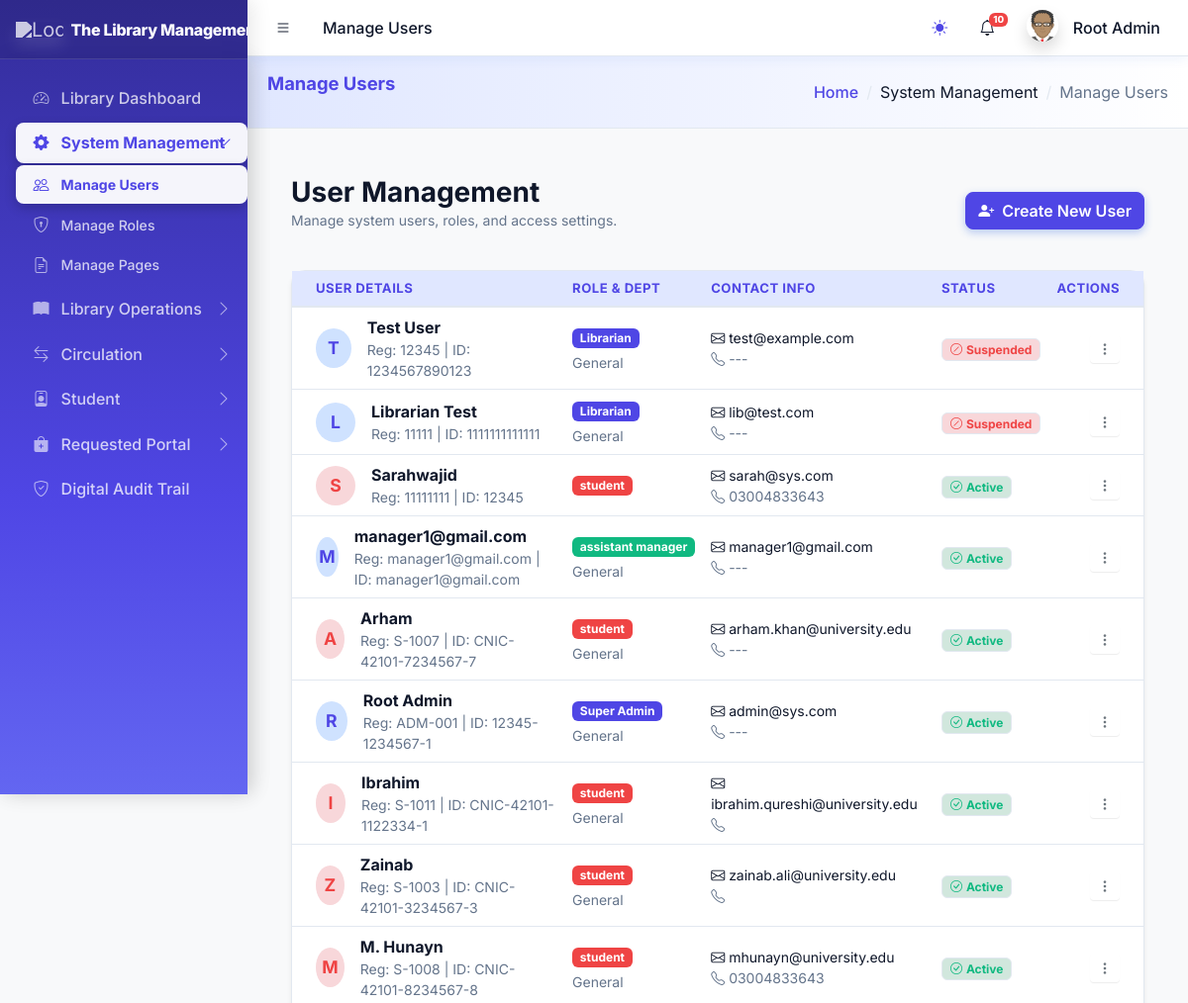
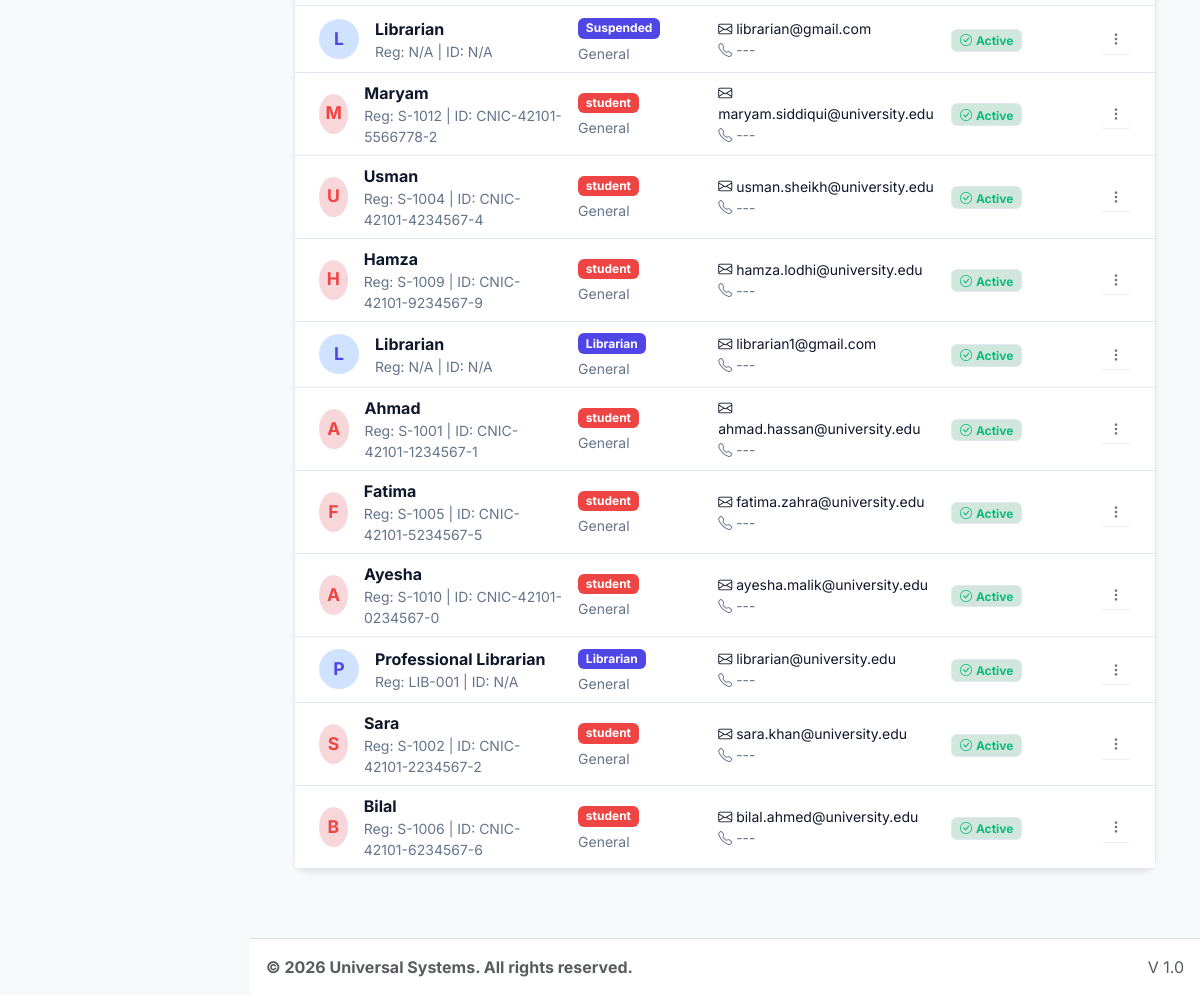
/dashboards/super_admin/manage_users.php (signed in), run on the app's committed database (2 pictures, top to bottom).
### tables this page shows
CREATE TABLE `sys_pages` (
  `id` int(11) NOT NULL,
  `parent_id` int(11) DEFAULT 0,
  `page_name` varchar(100) NOT NULL,
  `page_url` varchar(255) DEFAULT '#',
  `icon_class` varchar(50) DEFAULT 'bi bi-circle',
  `sort_order` int(11) DEFAULT 0
);

CREATE TABLE `users` (
  `id` int(11) NOT NULL,
  `name` varchar(100) NOT NULL,
  `email` varchar(100) NOT NULL,
  `avatar` varchar(255) DEFAULT NULL,
  `phone` varchar(20) DEFAULT NULL,
  `password` varchar(255) NOT NULL,
  `role` varchar(50) NOT NULL,
  `department` varchar(100) DEFAULT 'General',
  `identity_no` varchar(50) DEFAULT NULL,
  `fines` decimal(10,2) DEFAULT 0.00,
  `borrow_limit` int(11) DEFAULT 5,
  `registration_no` varchar(50) DEFAULT NULL,
  `is_active` tinyint(1) DEFAULT 1,
  `created_at` timestamp NOT NULL DEFAULT current_timestamp()
);

CREATE TABLE `sys_roles` (
  `id` int(11) NOT NULL,
  `role_name` varchar(50) NOT NULL,
  `role_key` varchar(50) NOT NULL,
  `is_system_role` tinyint(1) DEFAULT 0 COMMENT '1=Cannot Delete'
);

### core/library_functions.php (called while the page is built, shortened)
<?php
class Library {
    private $pdo;
    public function __construct($pdo) {
        $this->pdo = $pdo;
    }
    public function getUnreadNotifications($userId, $limit = 10) {
        try {
            $stmt = $this->pdo->prepare("SELECT * FROM lib_notifications WHERE user_id = ? AND is_read = 0 ORDER BY created_at DESC LIMIT ?");
            $stmt->bindValue(1, $userId, PDO::PARAM_INT);
            $stmt->bindValue(2, (int)$limit, PDO::PARAM_INT);
            $stmt->execute();
            return $stmt->fetchAll();
        } catch (PDOException $e) { return []; }
    }
}
?>

### core/session.php (called while the page is built, shortened)
<?php
function getRoleBadgeColor($roleName) {
    $colors = ['primary', 'secondary', 'success', 'danger', 'warning', 'info', 'dark'];
    $index = crc32($roleName) % count($colors);
    return 'text-bg-' . $colors[$index];
}
?>

### dashboards/super_admin/manage_users.php (the view, shortened to what this page needs)
<?php
require_once '../../includes/header.php';
?>
<div class="container-fluid px-4 mt-4">
    <div class="row mb-4 align-items-center">
        <div class="col-md-6">
            <h1 class="h3 mb-0 text-gray-800">User Management</h1>
            <p class="text-muted small">Manage system users, roles, and access settings.</p>
        </div>
        <div class="col-md-6 text-end">
            <button class="btn btn-primary" data-bs-toggle="modal" data-bs-target="#addUserModal">
                <i class="bi bi-person-plus-fill me-2"></i>Create New User
            </button>
        </div>
    </div>
    <div class="card shadow-sm border-0 mb-4">
        <div class="card-body p-0">
            <div class="table-responsive">
                <table class="table table-hover align-middle mb-0">
                    <thead class="bg-light text-muted small text-uppercase fw-bold">
                        <tr>
                            <th class="ps-4">User Details</th>
                            <th>Role & Dept</th>
                            <th>Contact Info</th>
                            <th>Status</th>
                            <th class="text-end pe-4">Actions</th>
                        </tr>
                    </thead>
                    <tbody>
                        <?php
                        $users = $pdo->query("SELECT u.*, r.role_name FROM users u JOIN sys_roles r ON u.role = r.role_key ORDER BY u.created_at DESC");
                        while($u = $users->fetch()):
                            $badgeClass = getRoleBadgeColor($u['role_name']);
                        ?>
                        <tr>
                            <td class="ps-4">
                                <div class="d-flex align-items-center">
                                    <div class="avatar-circle me-3 bg-<?= str_contains($badgeClass, 'danger') ? 'danger' : (str_contains($badgeClass, 'warning') ? 'warning' : 'primary') ?>-subtle text-<?= str_contains($badgeClass, 'danger') ? 'danger' : (str_contains($badgeClass, 'warning') ? 'warning' : 'primary') ?>">
                                        <?= strtoupper(substr($u['name'] ?? 'U', 0, 1)) ?>
                                    </div>
                                    <div>
                                        <div class="fw-bold text-dark"><?= htmlspecialchars($u['name']) ?></div>
                                        <div class="text-muted small">Reg: <?= htmlspecialchars($u['registration_no'] ?? 'N/A') ?> | ID: <?= htmlspecialchars($u['identity_no'] ?? 'N/A') ?></div>
                                    </div>
                                </div>
                            </td>
                            <td>
                                <span class="badge <?= $badgeClass ?> mb-1 d-inline-block"><?= htmlspecialchars($u['role_name']) ?></span>
                                <div class="small text-muted"><?= htmlspecialchars($u['department']) ?></div>
                            </td>
                            <td>
                                <div class="small"><i class="bi bi-envelope me-1"></i><?= htmlspecialchars($u['email']) ?></div>
                                <div class="small text-muted"><i class="bi bi-telephone me-1"></i><?= htmlspecialchars($u['phone'] ?? '---') ?></div>
                            </td>
                            <td>
                                <?php if ($u['is_active']): ?>
                                    <span class="badge bg-success-subtle text-success border border-success-subtle px-2">
                                        <i class="bi bi-check-circle me-1"></i>Active
                                    </span>
                                <?php else: ?>
                                    <span class="badge bg-danger-subtle text-danger border border-danger-subtle px-2">
                                        <i class="bi bi-slash-circle me-1"></i>Suspended
                                    </span>
                                <?php endif; ?>
                            </td>
                            <td class="text-end pe-4">
                                <div class="dropdown">
                                    <button class="btn btn-sm btn-icon" data-bs-toggle="dropdown">
                                        <i class="bi bi-three-dots-vertical"></i>
                                    </button>
                                </div>
                            </td>
                        </tr>
                        <?php endwhile; ?>
                    </tbody>
                </table>
            </div>
        </div>
    </div>
</div>
<?php require_once '../../includes/footer.php'; ?>

### includes/header.php (shortened to what this page needs)
<?php
require_once __DIR__ . '/../core/session.php';
$settings = [];
$stmt = $pdo->query("SELECT * FROM system_settings");
while ($row = $stmt->fetch()) {
    $settings[$row['setting_key']] = $row['setting_value'];
}
$current_url = substr($_SERVER['SCRIPT_NAME'], strlen('/universal/'));
$pageStmt = $pdo->prepare("SELECT * FROM sys_pages WHERE page_url LIKE ? LIMIT 1");
$pageStmt->execute(["%$current_url%"]);
$currentPageData = $pageStmt->fetch();
$pageTitle = $currentPageData['page_name'] ?? 'Dashboard';
$pageId = $currentPageData['id'] ?? 0;
$breadcrumbs = [];
if ($currentPageData && isset($currentPageData['id'])) {
    $crumbId = $currentPageData['id'];
    $safety_counter = 0;
    while($crumbId != 0 && $safety_counter < 10) {
        $safety_counter++;
        $crumbStmt = $pdo->prepare("SELECT id, parent_id, page_name, page_url FROM sys_pages WHERE id = ?");
        $crumbStmt->execute([$crumbId]);
        $crumb = $crumbStmt->fetch(PDO::FETCH_ASSOC);
        if ($crumb && is_array($crumb)) {
            array_unshift($breadcrumbs, $crumb);
            $crumbId = (int)$crumb['parent_id'];
        } else {
            break;
        }
    }
}
?>
<!DOCTYPE html>
<html lang="en"> <head>
    <link rel="stylesheet" href="<?= BASE_URL ?>assets/css/bootstrap.min.css" />
    <link rel="stylesheet" href="<?= BASE_URL ?>assets/css/bootstrap-icons.css" />
    <link rel="stylesheet" href="<?= BASE_URL ?>assets/css/adminlte.min.css" />
    <link rel="stylesheet" href="<?= BASE_URL ?>assets/css/theme.css?v=8.0" />
    <?php
    require_once __DIR__ . '/../core/library_functions.php';
    $lib = new Library($pdo);
    $unreadNotifs = $lib->getUnreadNotifications($_SESSION['user_id']);
    $unreadCount = count($unreadNotifs);
    ?>
</head>
<body class="layout-fixed sidebar-expand-lg bg-body-tertiary">
<div class="app-wrapper">
    <nav class="app-header navbar navbar-expand bg-body">
        <div class="container-fluid">
            <ul class="navbar-nav">
                <li class="nav-item"> <a class="nav-link" id="sidebar-toggle-btn" data-lte-toggle="sidebar" href="#" role="button"><i class="bi bi-list"></i></a> </li>
                <li class="nav-item d-none d-md-block"> <a href="#" class="nav-link"><?= $pageTitle ?></a> </li>
            </ul>
            <ul class="navbar-nav ms-auto">
                 <li class="nav-item">
                    <button class="btn btn-link nav-link" id="theme-toggle" type="button">
                        <i class="bi bi-sun-fill" id="theme-icon"></i>
                    </button>
                </li>
                <li class="nav-item dropdown">
                    <a class="nav-link" data-bs-toggle="dropdown" href="#" aria-expanded="false">
                        <i class="bi bi-bell"></i>
                        <?php if($unreadCount > 0): ?>
                            <span class="navbar-badge badge text-bg-danger" style="font-size: 0.6rem; padding: 2px 4px;"><?= $unreadCount ?></span>
                        <?php endif; ?>
                    </a>
                </li>
                <li class="nav-item dropdown user-menu">
                    <a href="#" class="nav-link dropdown-toggle" data-bs-toggle="dropdown">
                        <img src="<?= !empty($_SESSION['avatar']) ? $_SESSION['avatar'] : BASE_URL.'assets/img/avatar.png' ?>" class="user-image rounded-circle shadow" alt="User Image">
                        <span class="d-none d-md-inline ms-1"><?= htmlspecialchars($_SESSION['name']) ?></span>
                    </a>
                </li>
            </ul>
        </div>
    </nav>
    <?php include 'sidebar.php'; ?>
    <main class="app-main">
        <div class="app-content-header">
            <div class="container-fluid">
                <div class="row">
                    <div class="col-sm-6"><h3 class="mb-0"><?= $pageTitle ?></h3></div>
                    <div class="col-sm-6">
                        <ol class="breadcrumb float-sm-end">
                            <li class="breadcrumb-item"><a href="<?= BASE_URL ?>">Home</a></li>
                            <?php foreach($breadcrumbs as $b): if($b): ?>
                                <li class="breadcrumb-item <?= ($b['id'] == $pageId) ? 'active' : '' ?>">
                                    <?= htmlspecialchars($b['page_name']) ?>
                                </li>
                            <?php endif; endforeach; ?>
                        </ol>
                    </div>
                </div>
            </div>
        </div>
        <div class="app-content">
            <div class="container-fluid">

### includes/sidebar.php (shortened to what this page needs)
<aside class="app-sidebar bg-body-secondary shadow">
    <div class="sidebar-brand d-flex align-items-center justify-content-between px-3">
        <a href="<?= BASE_URL ?>index.php" class="brand-link flex-grow-1">
            <img src="<?= $settings['system_logo'] ?>" alt="Logo" class="brand-image opacity-75 shadow">
            <span class="brand-text fw-light"><?= $settings['system_name'] ?></span>
        </a>
    </div>
    <div class="sidebar-wrapper">
        <nav class="mt-2">
            <ul class="nav sidebar-menu flex-column" data-lte-toggle="treeview" role="menu" data-accordion="false">
                <?php
                function isMenuPageActive($pdo, $pageId, $currentBasename, $userRole)
                {
                    $stmt = $pdo->prepare("SELECT page_url FROM sys_pages WHERE id = ?");
                    $stmt->execute([$pageId]);
                    $page = $stmt->fetch();
                    if ($page && $page['page_url'] !== '#' && basename($page['page_url']) === $currentBasename) {
                        return true;
                    }
                    $sql = "
                        SELECT p.id FROM sys_pages p
                        JOIN role_access ra ON p.id = ra.page_id
                        WHERE p.parent_id = ? AND ra.role_key = ?
                    ";
                    $stmt = $pdo->prepare($sql);
                    $stmt->execute([$pageId, $userRole]);
                    $children = $stmt->fetchAll();
                    foreach ($children as $child) {
                        if (isMenuPageActive($pdo, $child['id'], $currentBasename, $userRole)) {
                            return true;
                        }
                    }
                    return false;
                }
                function buildMenu($pdo, $parentId = 0, $userRole, $currentBasename, $skipIds = [])
                {
                    $sql = "
                        SELECT p.* FROM sys_pages p
                        JOIN role_access ra ON p.id = ra.page_id
                        WHERE p.parent_id = ? AND ra.role_key = ?
                        ORDER BY p.sort_order ASC
                    ";
                    $stmt = $pdo->prepare($sql);
                    $stmt->execute([$parentId, $userRole]);
                    $items = $stmt->fetchAll();
                    foreach ($items as $item) {
                        $childStmt = $pdo->prepare("SELECT COUNT(*) FROM sys_pages WHERE parent_id = ?");
                        $childStmt->execute([$item['id']]);
                        $hasChildren = $childStmt->fetchColumn() > 0;
                        $isActive = isMenuPageActive($pdo, $item['id'], $currentBasename, $userRole);
                        $menuOpen = ($hasChildren && $isActive) ? 'menu-open' : '';
                        $activeClass = $isActive ? 'active' : '';
                        echo '<li class="nav-item ' . $menuOpen . '">';
                        echo '<a href="' . ($hasChildren ? '#' : BASE_URL . $item['page_url']) . '" class="nav-link ' . $activeClass . '">';
                        echo '<i class="nav-icon ' . $item['icon_class'] . '"></i>';
                        echo '<p>' . htmlspecialchars($item['page_name']);
                        if ($hasChildren) {
                            echo '<i class="nav-arrow bi bi-chevron-right"></i>';
                        }
                        echo '</p></a>';
                        if ($hasChildren) {
                            echo '<ul class="nav nav-treeview">';
                            buildMenu($pdo, $item['id'], $userRole, $currentBasename, $skipIds);
                            echo '</ul>';
                        }
                        echo '</li>';
                    }
                }
                $currentBasename = basename($_SERVER['PHP_SELF']);
                $userRole = $_SESSION['role'] ?? '';
                buildMenu($pdo, 0, $userRole, $currentBasename);
                ?>
            </ul>
        </nav>
    </div>
</aside>

### includes/header.php (style rules this page uses)
.user-image { width: 30px; height: 30px; object-fit: cover; }

### dashboards/super_admin/manage_users.php (style rules this page uses)
.avatar-circle { width: 40px; height: 40px; border-radius: 50%; display: flex; align-items: center; justify-content: center; font-weight: 700; font-size: 1.1rem; }
.btn-icon { padding: 0.25rem 0.5rem; background: transparent; border: none; color: #6c757d; }

### data on the page
sys_pages: page_name "Manage Users"
sys_pages: page_name "Library Dashboard"
sys_pages: page_name "System Management"
sys_pages: page_name "Manage Roles"
sys_pages: page_name "Manage Pages"
sys_pages: page_name "Library Operations"
sys_pages: page_name "Circulation"
sys_pages: page_name "Student"
sys_pages: page_name "Requested Portal"
sys_pages: page_name "Digital Audit Trail"
users: name "T", name "Test User", registration_no "12345", identity_no "1234567890123", sys_roles.role_name "Librarian", department "General", email "test@example.com", phone "---", is_active 0 (drawn)
users: name "L", name "Librarian Test", registration_no "11111", identity_no "1111111111111", sys_roles.role_name "Librarian", department "General", email "lib@test.com", phone "---", is_active 0 (drawn)
users: name "S", name "Sarahwajid", registration_no "11111111", identity_no "12345", sys_roles.role_name "student", email "sarah@sys.com", phone "03004833643", is_active 1 (drawn)
users: name "M", name "manager1@gmail.com", registration_no "manager1@gmail.com", identity_no "manager1@gmail.com", sys_roles.role_name "assistant manager", department "General", email "manager1@gmail.com", phone "---", is_active 1 (drawn)
users: name "A", name "Arham", registration_no "S-1007", identity_no "CNIC-42101-7234567-7", sys_roles.role_name "student", department "General", email "arham.khan@university.edu", phone "---", is_active 1 (drawn)
users: name "R", name "Root Admin", registration_no "ADM-001", identity_no "12345-1234567-1", sys_roles.role_name "Super Admin", department "General", email "admin@sys.com", phone "---", is_active 1 (drawn)
users: name "I", name "Ibrahim", registration_no "S-1011", identity_no "CNIC-42101-1122334-1", sys_roles.role_name "student", department "General", email "ibrahim.qureshi@university.edu", is_active 1 (drawn)
users: name "Z", name "Zainab", registration_no "S-1003", identity_no "CNIC-42101-3234567-3", sys_roles.role_name "student", department "General", email "zainab.ali@university.edu", is_active 1 (drawn)
users: name "M", name "M. Hunayn", registration_no "S-1008", identity_no "CNIC-42101-8234567-8", sys_roles.role_name "student", department "General", email "mhunayn@university.edu", phone "03004833643", is_active 1 (drawn)
users: name "L", name "Librarian", registration_no "N/A", identity_no "N/A", sys_roles.role_name "Suspended", department "General", email "librarian@gmail.com", phone "---", is_active 1 (drawn)
users: name "M", name "Maryam", registration_no "S-1012", identity_no "CNIC-42101-5566778-2", sys_roles.role_name "student", department "General", email "maryam.siddiqui@university.edu", phone "---", is_active 1 (drawn)
users: name "U", name "Usman", registration_no "S-1004", identity_no "CNIC-42101-4234567-4", sys_roles.role_name "student", department "General", email "usman.sheikh@university.edu", phone "---", is_active 1 (drawn)
users: name "H", name "Hamza", registration_no "S-1009", identity_no "CNIC-42101-9234567-9", sys_roles.role_name "student", department "General", email "hamza.lodhi@university.edu", phone "---", is_active 1 (drawn)
users: name "L", name "Librarian", registration_no "N/A", identity_no "N/A", sys_roles.role_name "Librarian", department "General", email "librarian1@gmail.com", phone "---", is_active 1 (drawn)
users: name "A", name "Ahmad", registration_no "S-1001", identity_no "CNIC-42101-1234567-1", sys_roles.role_name "student", department "General", email "ahmad.hassan@university.edu", phone "---", is_active 1 (drawn)
users: name "F", name "Fatima", registration_no "S-1005", identity_no "CNIC-42101-5234567-5", sys_roles.role_name "student", department "General", email "fatima.zahra@university.edu", phone "---", is_active 1 (drawn)
users: name "A", name "Ayesha", registration_no "S-1010", identity_no "CNIC-42101-0234567-0", sys_roles.role_name "student", department "General", email "ayesha.malik@university.edu", phone "---", is_active 1 (drawn)
users: name "P", name "Professional Librarian", registration_no "LIB-001", identity_no "N/A", sys_roles.role_name "Librarian", department "General", email "librarian@university.edu", phone "---", is_active 1 (drawn)
users: name "S", name "Sara", registration_no "S-1002", identity_no "CNIC-42101-2234567-2", sys_roles.role_name "student", department "General", email "sara.khan@university.edu", phone "---", is_active 1 (drawn)
users: name "B", name "Bilal", registration_no "S-1006", identity_no "CNIC-42101-6234567-6", sys_roles.role_name "student", department "General", email "bilal.ahmed@university.edu", phone "---", is_active 1 (drawn)

### other printed values
$unreadCount "10"
$_SESSION['name'] "Root Admin"
$settings['system_name'] "The Library…"
$settings['footer_text'] "© 2026 Universal Systems. All rights reserved."
